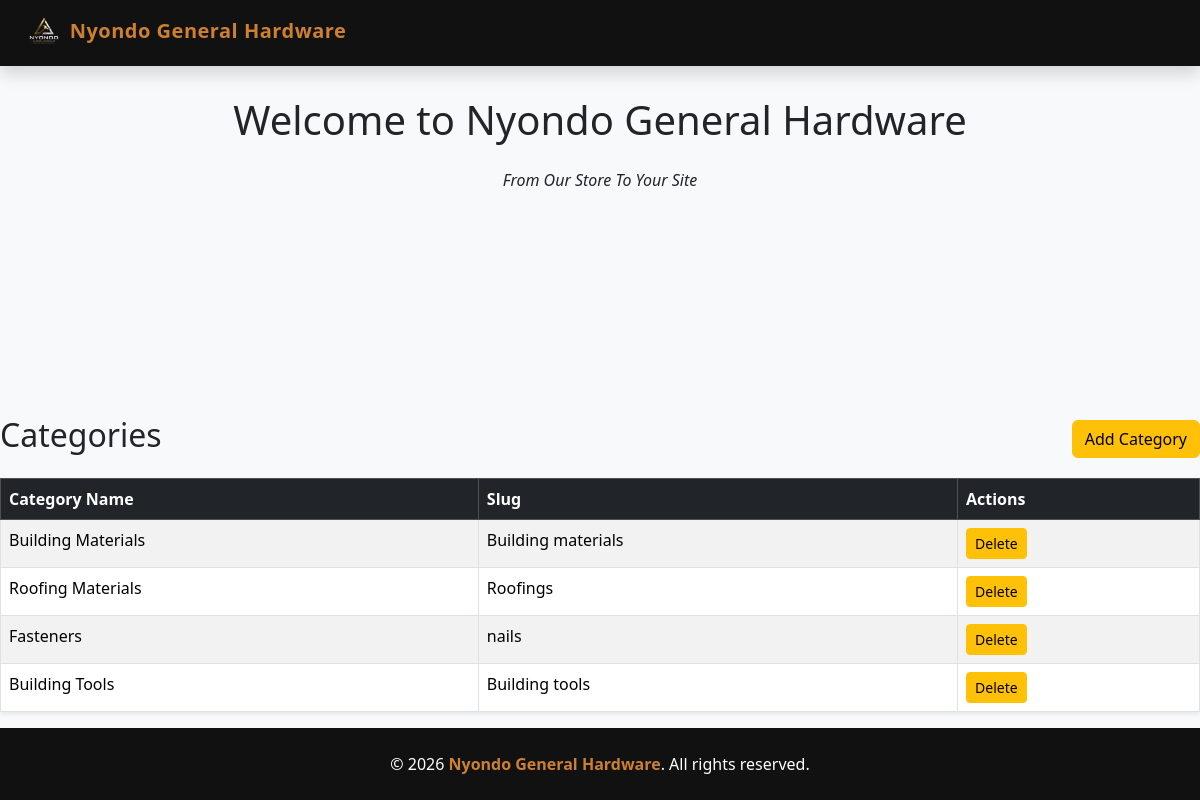
Page /sales/categories/ on the committed database.
### salesapp/models.py (models this page shows, shortened)
class Category(models.Model):
    category_name = models.CharField(max_length=100, unique=True)
    slug = models.SlugField(unique=True)

### salesapp/views.py (the view)
# urls.py: path("categories/", views.category_list, name="category_list"),
def category_list(request):
    categories = Category.objects.all()
    return render(request, "category_list.html", {"categories": categories})

### salesapp/templates/category_list.html
{% extends 'base.html' %}
{% block content %}
<div class="d-flex justify-content-between align-items-center mb-3">
    <h2>Categories</h2>
    <a href="{% url 'create_category' %}" class="btn btn-warning">Add Category</a>
</div>
<table class="table table-bordered table-striped shadow-sm">
    <thead class="table-dark">
        <tr>
            <th>Category Name</th>
            <th>Slug</th>
            <th>Actions</th>
        </tr>
    </thead>
    <tbody>
        {% for category in categories %}
        <tr>
            <td>{{ category.category_name }}</td>
            <td>{{ category.slug }}</td>
            <td>
                <a href="{% url 'delete_category' category.id %}" class="btn btn-warning btn-sm">
                    Delete
                </a>
            </td>
        </tr>
        {% empty %}
        <tr>
            <td colspan="3" class="text-center">No categories found.</td>
        </tr>
        {% endfor %}
    </tbody>
</table>
{% endblock %}

### templates/base.html (style rules this page uses)
:root { --black: #111111; --bronze: #cd7f32; --white: #ffffff; --light-bg: #f8f9fa; }
body { background-color: var(--light-bg); min-height: 100vh; display: flex; flex-direction: column; }

### rows in the picture
Category: category_name "Building Materials", slug "Building materials"
Category: category_name "Roofing Materials", slug "Roofings"
Category: category_name "Fasteners", slug "nails"
Category: category_name "Building Tools", slug "Building tools"
